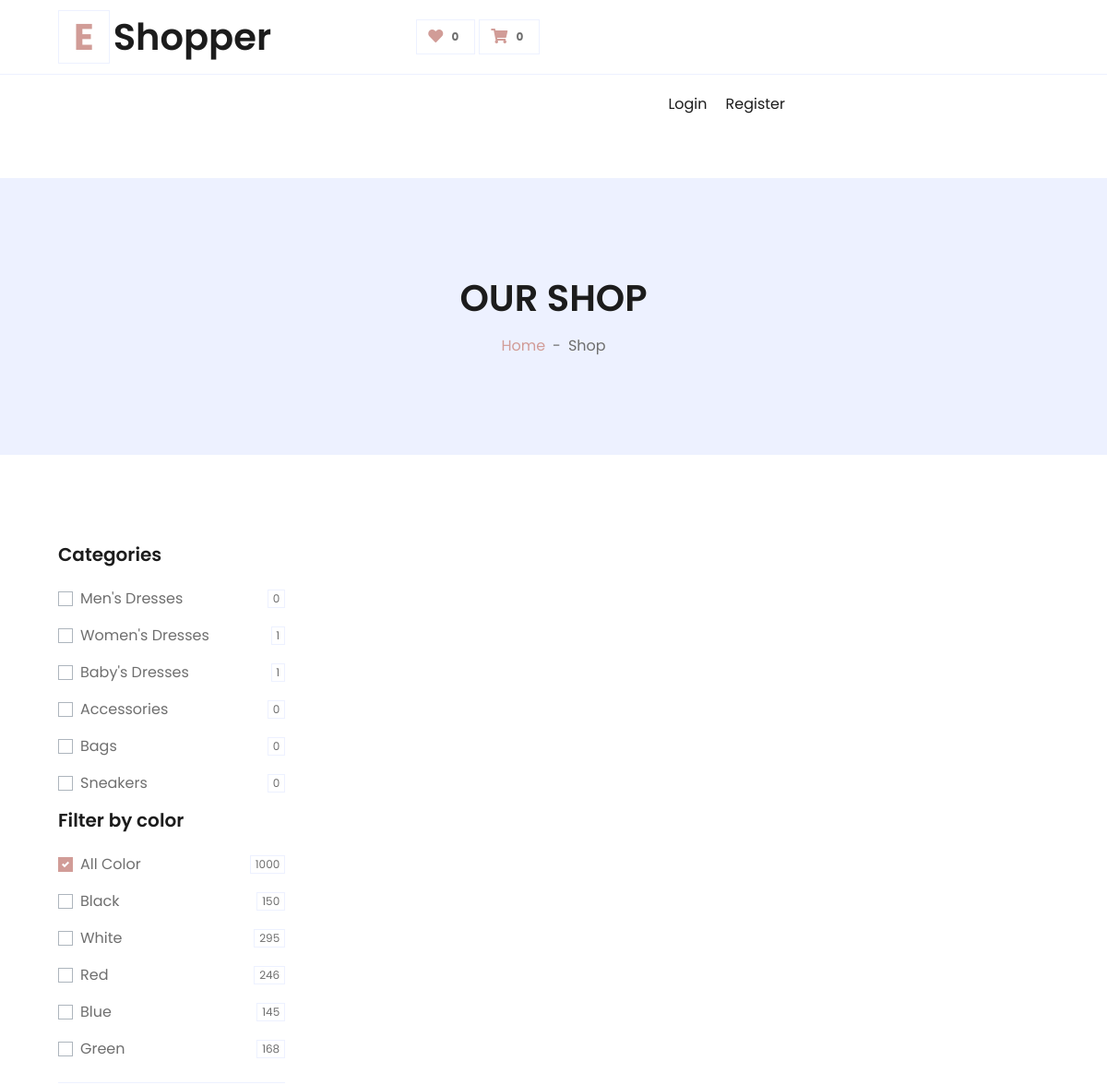
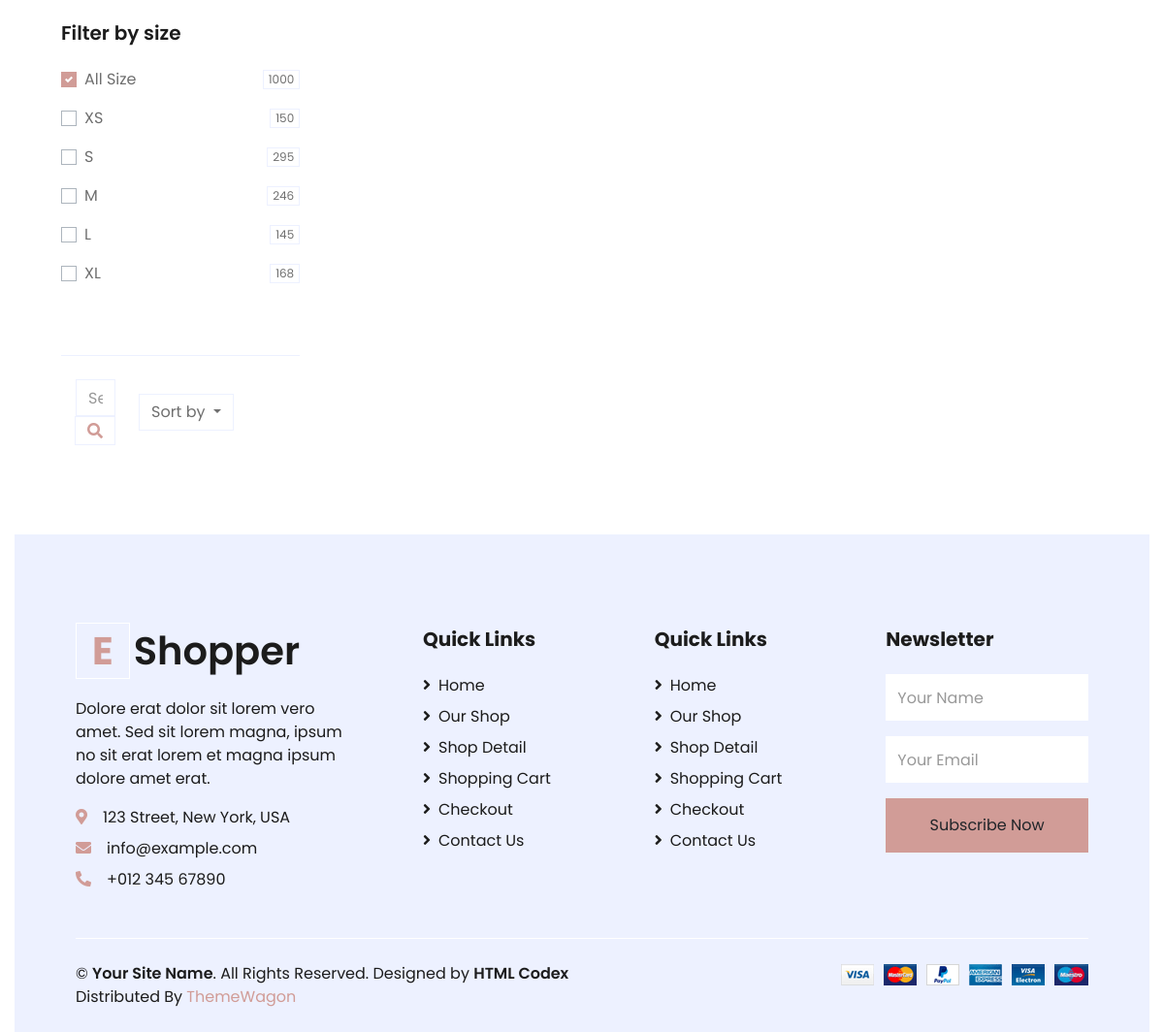
Page /categories/ on the committed database (2 pictures, top to bottom).
### store/models.py (models this page shows, shortened)
class Category(models.Model):
    name = models.CharField(max_length=100)
    description = models.TextField()
    img = models.ImageField(upload_to='category_images/', default='default2.jpg',)

### store/views.py (the view)
# urls.py: path('categories/', views.category_list, name='category_list'),
def category_list(request):
    categories = Category.objects.all()
    return render(request, "store/category_list.html", {"categories": categories})

### store/templates/store/category_list.html (shortened to what this page needs)
{% load static %}
<!DOCTYPE html>
<html lang="en">
<head>
    <link href="https://cdnjs.cloudflare.com/ajax/libs/font-awesome/5.10.0/css/all.min.css" rel="stylesheet">
    <link href="lib/owlcarousel/assets/owl.carousel.min.css" rel="stylesheet">
    <link href="{% static 'store/css/style.css' %}" rel="stylesheet">
</head>
<body>
    <div class="container-fluid">
        <div class="row align-items-center py-3 px-xl-5">
            <div class="col-lg-3 d-none d-lg-block">
                <a href="" class="text-decoration-none">
                    <h1 class="m-0 display-5 font-weight-semi-bold"><span class="text-primary font-weight-bold border px-3 mr-1">E</span>Shopper</h1>
                </a>
            </div>
            <div class="col-lg-3 col-6 text-right">
                <a href="" class="btn border">
                    <i class="fas fa-heart text-primary"></i>
                    <span class="badge">0</span>
                </a>
                <a href="" class="btn border">
                    <i class="fas fa-shopping-cart text-primary"></i>
                    <span class="badge">0</span>
                </a>
            </div>
        </div>
    </div>
    <div class="container-fluid mb-5">
        <div class="row border-top px-xl-5">
            <div class="col-lg-9">
                <nav class="navbar navbar-expand-lg bg-light navbar-light py-3 py-lg-0 px-0">
                    <div class="collapse navbar-collapse justify-content-between" id="navbarCollapse">
                        {% if request.user.is_authenticated %}
                        <div class="navbar-nav mr-auto py-0">
                            <a href="{% url "home" %}" class="nav-item nav-link active">Home</a>
                            <a href="shop.html" class="nav-item nav-link">Shop</a>
                            <a href="detail.html" class="nav-item nav-link">Shop Detail</a>
                            <div class="nav-item dropdown">
                                <a href="#" class="nav-link dropdown-toggle" data-toggle="dropdown">Pages</a>
                                <div class="dropdown-menu rounded-0 m-0">
                                    <a href="" class="dropdown-item">Shopping Cart</a>
                                    <a href="checkout.html" class="dropdown-item">Checkout</a>
                                </div>
                            </div>
                            <a href="contact.html" class="nav-item nav-link">Contact</a>
                        </div>
                        <div class="navbar-nav ml-auto py-0">
                            <div class="row my-1 p-0.1">
                                <img class="rounded-circle profile-picture" src="{{ user.profile.profile_picture.url }} " style="cursor: pointer;" alt="{{ user.profile.full_name }}"/>
                            </div>
                            <a href="" class="nav-item nav-link">Hi {{ user.username }}!</a>
                            <a href="{% url "logout" %}" class="nav-item nav-link">Logout</a>
                        </div>
                        {% else %}
                        <div class="navbar-nav ml-auto py-0">
                            <a href="{% url "login" %}" class="nav-item nav-link">Login</a>
                            <a href="{% url "register" %}" class="nav-item nav-link">Register</a>
                        </div>
                        {% endif %}
                    </div>
                </nav>
            </div>
        </div>
    </div>
        <div class="container-fluid bg-secondary mb-5">
            <div class="d-flex flex-column align-items-center justify-content-center" style="min-height: 300px">
                <h1 class="font-weight-semi-bold text-uppercase mb-3">Our Shop</h1>
                <div class="d-inline-flex">
                    <p class="m-0"><a href="">Home</a></p>
                    <p class="m-0 px-2">-</p>
                    <p class="m-0">Shop</p>
                </div>
            </div>
        </div>
        <div class="container-fluid pt-5">
            <div class="row px-xl-5">
                <div class="col-lg-3 col-md-12">
                    <div class="border-bottom mb-4 pb-4">
                        <h5 class="font-weight-semi-bold mb-4">Categories</h5>
                        <form>
                            {% for category in categories %}
                            <div class="custom-control custom-checkbox d-flex align-items-center justify-content-between mb-3">
                                <label class="custom-control-label" for="category-{{ category.id }}">{{ category.name }}</label>
                                <span class="badge border font-weight-normal">{{ category.product_set.count }}</span>
                            </div>
                            {% endfor %}
                        </form>
                    <div class="border-bottom mb-4 pb-4">
                        <h5 class="font-weight-semi-bold mb-4">Filter by color</h5>
                        <form>
                            <div class="custom-control custom-checkbox d-flex align-items-center justify-content-between mb-3">
                                <label class="custom-control-label" for="price-all">All Color</label>
                                <span class="badge border font-weight-normal">1000</span>
                            </div>
                            <div class="custom-control custom-checkbox d-flex align-items-center justify-content-between mb-3">
                                <label class="custom-control-label" for="color-1">Black</label>
                                <span class="badge border font-weight-normal">150</span>
                            </div>
                            <div class="custom-control custom-checkbox d-flex align-items-center justify-content-between mb-3">
                                <label class="custom-control-label" for="color-2">White</label>
                                <span class="badge border font-weight-normal">295</span>
                            </div>
                            <div class="custom-control custom-checkbox d-flex align-items-center justify-content-between mb-3">
                                <label class="custom-control-label" for="color-3">Red</label>
                                <span class="badge border font-weight-normal">246</span>
                            </div>
                            <div class="custom-control custom-checkbox d-flex align-items-center justify-content-between mb-3">
                                <label class="custom-control-label" for="color-4">Blue</label>
                                <span class="badge border font-weight-normal">145</span>
                            </div>
                            <div class="custom-control custom-checkbox d-flex align-items-center justify-content-between">
                                <label class="custom-control-label" for="color-5">Green</label>
                                <span class="badge border font-weight-normal">168</span>
                            </div>
                        </form>
                    </div>
                    <div class="mb-5">
                        <h5 class="font-weight-semi-bold mb-4">Filter by size</h5>
                        <form>
                            <div class="custom-control custom-checkbox d-flex align-items-center justify-content-between mb-3">
                                <label class="custom-control-label" for="size-all">All Size</label>
                                <span class="badge border font-weight-normal">1000</span>
                            </div>
                            <div class="custom-control custom-checkbox d-flex align-items-center justify-content-between mb-3">
                                <label class="custom-control-label" for="size-1">XS</label>
                                <span class="badge border font-weight-normal">150</span>
                            </div>
                            <div class="custom-control custom-checkbox d-flex align-items-center justify-content-between mb-3">
                                <label class="custom-control-label" for="size-2">S</label>
                                <span class="badge border font-weight-normal">295</span>
                            </div>
                            <div class="custom-control custom-checkbox d-flex align-items-center justify-content-between mb-3">
                                <label class="custom-control-label" for="size-3">M</label>
                                <span class="badge border font-weight-normal">246</span>
                            </div>
                            <div class="custom-control custom-checkbox d-flex align-items-center justify-content-between mb-3">
                                <label class="custom-control-label" for="size-4">L</label>
                                <span class="badge border font-weight-normal">145</span>
                            </div>
                            <div class="custom-control custom-checkbox d-flex align-items-center justify-content-between">
                                <label class="custom-control-label" for="size-5">XL</label>
                                <span class="badge border font-weight-normal">168</span>
                            </div>
                        </form>
                    </div>
                </div>
                <div class="col-lg-9 col-md-12">
                    <div class="row pb-3">
                        <div class="col-12 pb-1">
                            <div class="d-flex align-items-center justify-content-between mb-4">
                                <form action="">
                                    <div class="input-group">
                                        <input type="text" class="form-control" placeholder="Search by name">
                                        <div class="input-group-append">
                                            <span class="input-group-text bg-transparent text-primary">
                                                <i class="fa fa-search"></i>
                                            </span>
                                        </div>
                                    </div>
                                </form>
                                <div class="dropdown ml-4">
                                    <button class="btn border dropdown-toggle" type="button" id="triggerId" data-toggle="dropdown" aria-haspopup="true"
                                            aria-expanded="false">
                                                Sort by
                                            </button>
                                </div>
                            </div>
                        </div>
                    </div>
                </div>
            </div>
        </div>
        <div class="container-fluid bg-secondary text-dark mt-5 pt-5">
            <div class="row px-xl-5 pt-5">
                <div class="col-lg-4 col-md-12 mb-5 pr-3 pr-xl-5">
                    <a href="" class="text-decoration-none">
                        <h1 class="mb-4 display-5 font-weight-semi-bold"><span class="text-primary font-weight-bold border border-white px-3 mr-1">E</span>Shopper</h1>
                    </a>
                    <p>Dolore erat dolor sit lorem vero amet. Sed sit lorem magna, ipsum no sit erat lorem et magna ipsum dolore amet erat.</p>
                    <p class="mb-2"><i class="fa fa-map-marker-alt text-primary mr-3"></i>123 Street, New York, USA</p>
                    <p class="mb-2"><i class="fa fa-envelope text-primary mr-3"></i>info@example.com</p>
                    <p class="mb-0"><i class="fa fa-phone-alt text-primary mr-3"></i>+012 345 67890</p>
                </div>
                <div class="col-lg-8 col-md-12">
                    <div class="row">
                        <div class="col-md-4 mb-5">
                            <h5 class="font-weight-bold text-dark mb-4">Quick Links</h5>
                            <div class="d-flex flex-column justify-content-start">
                                <a class="text-dark mb-2" href="index.html"><i class="fa fa-angle-right mr-2"></i>Home</a>
                                <a class="text-dark mb-2" href="shop.html"><i class="fa fa-angle-right mr-2"></i>Our Shop</a>
                                <a class="text-dark mb-2" href="detail.html"><i class="fa fa-angle-right mr-2"></i>Shop Detail</a>
                                <a class="text-dark mb-2" href="cart.html"><i class="fa fa-angle-right mr-2"></i>Shopping Cart</a>
                                <a class="text-dark mb-2" href="checkout.html"><i class="fa fa-angle-right mr-2"></i>Checkout</a>
                                <a class="text-dark" href="contact.html"><i class="fa fa-angle-right mr-2"></i>Contact Us</a>
                            </div>
                        </div>
                        <div class="col-md-4 mb-5">
                            <h5 class="font-weight-bold text-dark mb-4">Quick Links</h5>
                            <div class="d-flex flex-column justify-content-start">
                                <a class="text-dark mb-2" href="index.html"><i class="fa fa-angle-right mr-2"></i>Home</a>
                                <a class="text-dark mb-2" href="shop.html"><i class="fa fa-angle-right mr-2"></i>Our Shop</a>
                                <a class="text-dark mb-2" href="detail.html"><i class="fa fa-angle-right mr-2"></i>Shop Detail</a>
                                <a class="text-dark mb-2" href="cart.html"><i class="fa fa-angle-right mr-2"></i>Shopping Cart</a>
                                <a class="text-dark mb-2" href="checkout.html"><i class="fa fa-angle-right mr-2"></i>Checkout</a>
                                <a class="text-dark" href="contact.html"><i class="fa fa-angle-right mr-2"></i>Contact Us</a>
                            </div>
                        </div>
                        <div class="col-md-4 mb-5">
                            <h5 class="font-weight-bold text-dark mb-4">Newsletter</h5>
                            <form action="">
                                <div class="form-group">
                                    <input type="text" class="form-control border-0 py-4" placeholder="Your Name" required="required" />
                                </div>
                                <div class="form-group">
                                    <input type="email" class="form-control border-0 py-4" placeholder="Your Email"
                                        required="required" />
                                </div>
                                <div>
                                    <button class="btn btn-primary btn-block border-0 py-3" type="submit">Subscribe Now</button>
                                </div>
                            </form>
                        </div>
                    </div>
                </div>
            </div>
            <div class="row border-top border-light mx-xl-5 py-4">
                <div class="col-md-6 px-xl-0">
                    <p class="mb-md-0 text-center text-md-left text-dark">
                        &copy; <a class="text-dark font-weight-semi-bold" href="#">Your Site Name</a>. All Rights Reserved. Designed
                        by
                        <a class="text-dark font-weight-semi-bold" href="https://htmlcodex.com">HTML Codex</a><br>
                        Distributed By <a href="https://themewagon.com" target="_blank">ThemeWagon</a>
                    </p>
                </div>
                <div class="col-md-6 px-xl-0 text-center text-md-right">
                    <img class="img-fluid" src="img/payments.png" alt="">
                </div>
            </div>
        </div>
    </body>
    </html>

### rows in the picture
Category: name "Men's Dresses", product_set.count "0"
Category: name "Women's Dresses", product_set.count "1"
Category: name "Baby's Dresses", product_set.count "1"
Category: name "Accessories", product_set.count "0"
Category: name "Bags", product_set.count "0"
Category: name "Sneakers", product_set.count "0"
